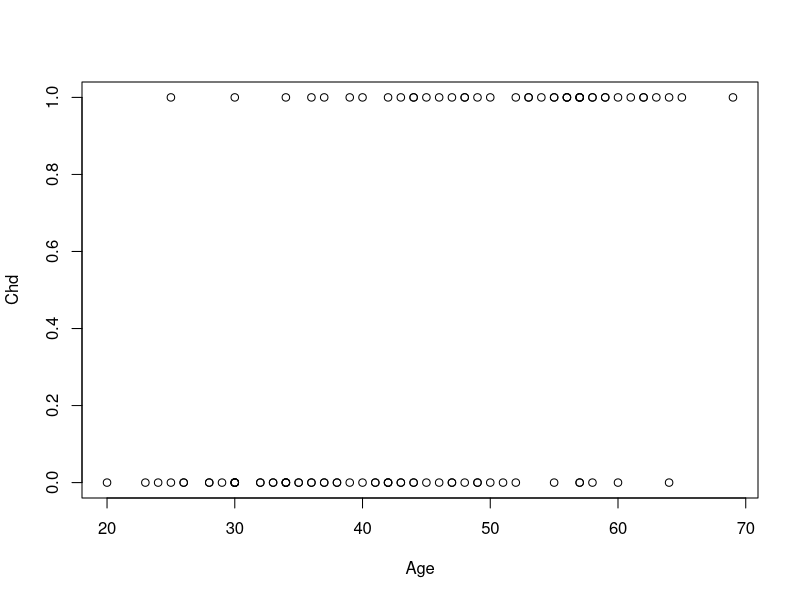
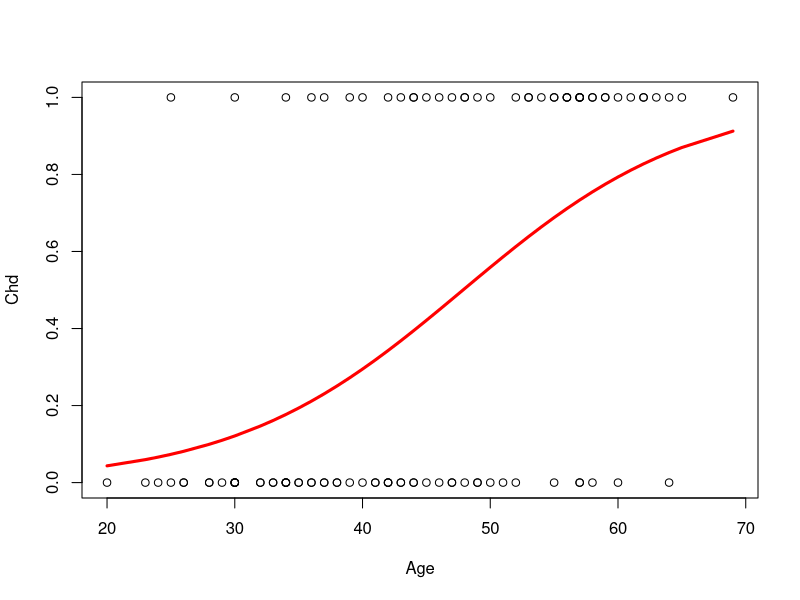

The R script that drew these images, in order:
## ---- chunk 1
CHDdata = read.table("./data/CHDAGE.txt", header = TRUE)
## ---- chunk 2
head(CHDdata)
## ---- chunk 3
plot(CHDdata$AGE, CHDdata$CHD, , xlab="Age", ylab="Chd")
## ---- chunk 4
glmCHD = glm(CHD ~ AGE, family = binomial(link = "logit"), CHDdata)
(summGlmCHD = summary(glmCHD))
## ---- chunk 5
glmCHD$null.deviance - glmCHD$deviance
## ---- chunk 6
plot(CHDdata$AGE, CHDdata$CHD, , xlab="Age", ylab="Chd")
lines(CHDdata$AGE, glmCHD$fitted, type="l", col="red", lwd=3)
## ---- chunk 7
(b0 = glmCHD$coefficients[1])
(b1 = glmCHD$coefficients[2])
## ---- chunk 8
summGlmCHD$coefficients
## ---- chunk 9
(numW = summGlmCHD$coefficients[2, 1])
## ---- chunk 10
(denomW = summGlmCHD$coefficients[2, 2])
## ---- chunk 11
(W = numW / denomW)
## ---- chunk 12
(denomW = summGlmCHD$coefficients[2, 4])
## ---- chunk 13
2 * pnorm(W, lower.tail = FALSE)
## ---- chunk 14
(vcovCHD = vcov(glmCHD))
## ---- chunk 15
sqrt(diag(vcovCHD))
## ---- chunk 16
summGlmCHD$coefficients[ , 2]
## ---- chunk 17
confint.default(glmCHD)
## ---- chunk 18
(logitX = predict(glmCHD, newdata = data.frame(AGE=60), type = "link"))
## ---- chunk 19
x = 60
glmCHD$coefficients[1] + glmCHD$coefficients[2] * x
## ---- chunk 20
exp(logitX) / (1 + exp(logitX))
## ---- chunk 21
(probX = predict(glmCHD, newdata = data.frame(AGE=60), type = "response"))
## ---- chunk 22
vcovCHD[1, 1] + x^2 * vcovCHD[2, 2] + 2 * x * vcovCHD[1, 2]
## ---- chunk 23
t(c(1, x)) %*% vcovCHD %*% c(1, x)
## ---- chunk 24
(predX = predict(glmCHD, newdata = data.frame(AGE=60), type = "link", se.fit = TRUE))
## ---- chunk 25
predX$se.fit
## ---- chunk 26
predX$se.fit^2
## ---- chunk 27
(intervalLogitX = logitX + c(-1, 1) * predX$se.fit * qnorm(0.025, lower.tail = F))
## ---- chunk 28
exp(intervalLogitX) / (1 + exp(intervalLogitX) )
## ---- chunk 29
plogis(intervalLogitX)
## ---- chunk 30
rm(list = ls())
## ---- chunk 31
LOWBWTdata = read.table("./data/LOWBWT.txt", header = TRUE)

head(LOWBWTdata)
## ---- chunk 32
typeof(LOWBWTdata$RACE)
## ---- chunk 33
LOWBWTdata$RACE = as.factor(LOWBWTdata$RACE)
## ---- chunk 34
table(LOWBWTdata$LOW)
## ---- chunk 35
t(apply(LOWBWTdata[LOWBWTdata$LOW==0 , c(3, 4, 10)], MARGIN = 2, FUN = function(x)c(LENGTH = length(x), MEAN = mean(x), SD = sd(x), MIN = min(x), MAX= max(x))))
## ---- chunk 36
t(apply(LOWBWTdata[LOWBWTdata$LOW==1 , c(3, 4, 10)], MARGIN = 2, FUN = function(x)c(LENGTH = length(x), MEAN = mean(x), SD = sd(x), MIN = min(x), MAX= max(x))))
## ---- chunk 37
table(LOWBWTdata$LOW, LOWBWTdata$RACE)
## ---- chunk 38
library(gmodels)
CrossTable(LOWBWTdata$LOW, LOWBWTdata$RACE, format = "SPSS", prop.chisq = F)
## ---- chunk 39
addmargins(100 * prop.table(table(LOWBWTdata$LOW, as.numeric(LOWBWTdata$RACE)), margin = 1))
## ---- chunk 40
glmLOWBWT = glm(LOW ~ AGE + LWT + RACE + FTV, family = binomial(link = "logit"), data = LOWBWTdata)
(summGlmLOWBWT = summary(glmLOWBWT))
## ---- chunk 41
logLik(glmLOWBWT)
## ---- chunk 42
(LikRatio = summGlmLOWBWT$null.deviance - summGlmLOWBWT$deviance)
## ---- chunk 43
(df = summGlmLOWBWT$df.null - summGlmLOWBWT$df.residual)
## ---- chunk 44
(pValue = pchisq(LikRatio, lower.tail = FALSE, df))
## ---- chunk 45
confint.default(glmLOWBWT)
## ---- chunk 46
glmLOWBWTred = glm(LOW ~ LWT + RACE, family = binomial(link = "logit"), data = LOWBWTdata)
(summGlmLOWBWTred = summary(glmLOWBWTred))
## ---- chunk 47
(LikRatio = glmLOWBWTred$deviance - glmLOWBWT$deviance)
(df = summGlmLOWBWTred$df.residual - summGlmLOWBWT$df.residual)
(pValue = pchisq(LikRatio, lower.tail = FALSE, df))
